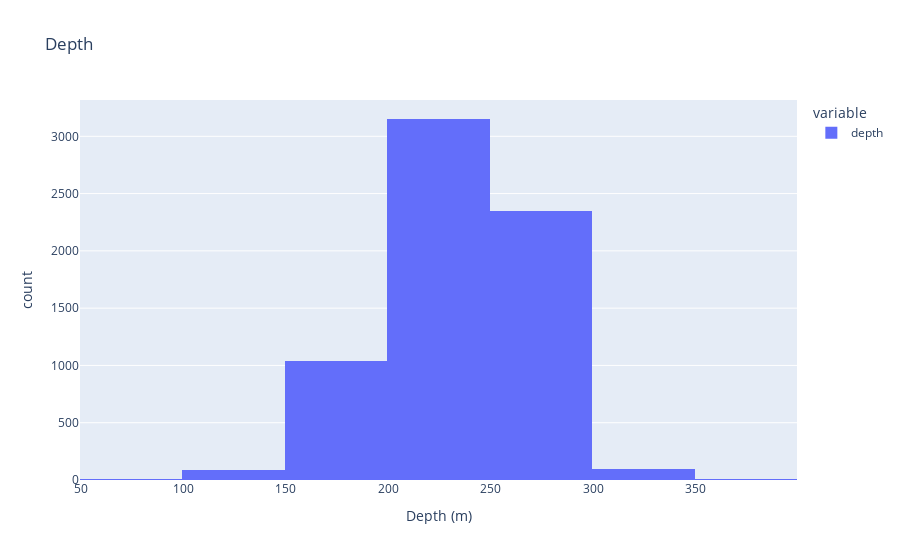

Source (notebook cell):
### Code cell
raw_data["depth"].astype(float).plot.hist(title="Depth", labels=dict(value="Depth (m)"))

### Figure 1 — Plotly figure (JSON) as saved in the notebook; plotly's stock layout.template omitted (floating-point values rounded to 4 significant figures; data arrays with more than 128 entries replaced by an {"elided": "..."} marker saying what was removed)
{"data": [{"alignmentgroup": "True", "bingroup": "x", "hovertemplate": "variable=depth<br>Depth (m)=%{x}<br>count=%{y}<extra></extra>", "legendgroup": "depth", "marker": {"color": "#636efa", "pattern": {"shape": ""}}, "name": "depth", "offsetgroup": "depth", "orientation": "v", "showlegend": true, "type": "histogram", "x": {"elided": "6728 int values"}, "xaxis": "x", "yaxis": "y"}], "layout": {"barmode": "relative", "legend": {"title": {"text": "variable"}, "tracegroupgap": 0}, "title": {"text": "Depth"}, "xaxis": {"anchor": "y", "domain": [0, 1], "title": {"text": "Depth (m)"}}, "yaxis": {"anchor": "x", "domain": [0, 1], "title": {"text": "count"}}}}
